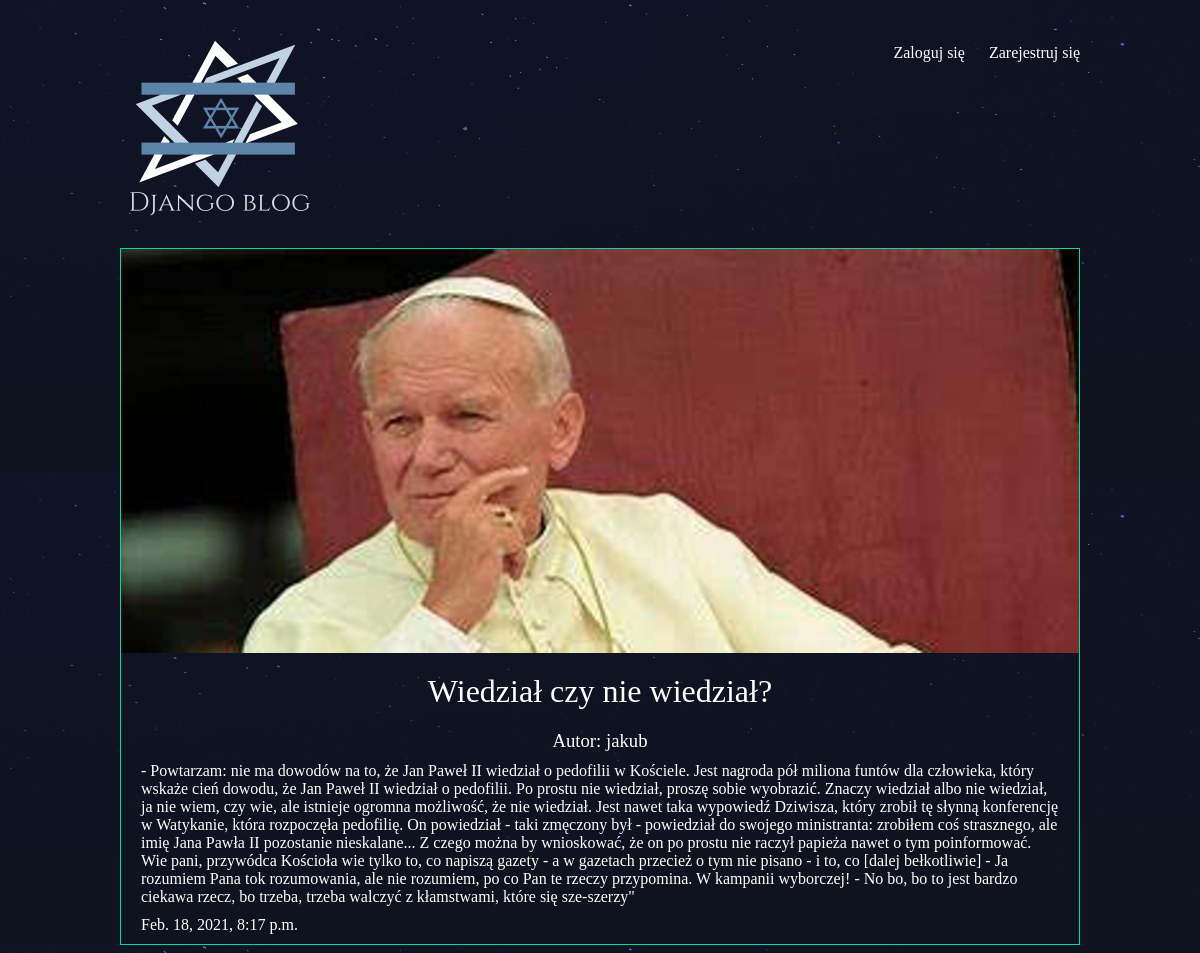
The page /articles/wiedzial-czy-nie-wiedzial/ on the database its author committed.
### articles/models.py (models this page shows, shortened)
class Article(models.Model):
    title = models.CharField(max_length=100)
    slug = models.SlugField()
    body = models.TextField()
    date = models.DateTimeField(auto_now_add=True)
    thumb = models.ImageField(default='default.png', blank=True)
    author = models.ForeignKey(User, default=None, on_delete=models.CASCADE)

### articles/views.py (the view)
# urls.py: path('<slug:slug>/', views.article_detail, name='detail'),
def article_detail(request, slug):
    article = Article.objects.get(slug=slug)
    return render(request, 'articles/article_detail.html', {'article': article})

### articles/templates/articles/article_detail.html
{% extends 'base_layout.html' %}
{% block content %}
<div class="article-detail">
    <div class="article">
        <img src="{{ article.thumb.url }}" />
        <h2>{{ article.title }}</h2>
        <h3>Autor:  {{ article.author.username }}</h3>
        <p>{{ article.body }}</p>
        <p>{{ article.date }}</p>
    </div>
</div>
{% endblock %}

### assets/styles.css (style rules this page uses)
body { background-color: #0f121f; background-image: url(/static/stars.png); background-repeat-y: no-repeat; color: #fff; }
body * { font-family: Ubuntu; }
h1, h2, h3, h4, h5 { font-weight: normal; margin: 0; }
.article { padding: 10px; border: 1px solid #00dba0; position: relative; padding-bottom: 40px; }
.article h2 { font-size: 1.2em; }
.article-detail .article { padding: 0; }
.article-detail .article img { max-width: 100%; }
.article-detail .article h2 { text-align: center; margin: 20px auto; font-size: 2em }
.article-detail .article h3 { text-align: center; }
.article-detail .article p { margin: 10px 20px }

### rows shown on the page
Article: thumb (picture), title "Wiedział czy nie wiedział?", author.username "jakub", body "- Powtarzam: nie ma dowodów na to, że Jan Paweł II wiedział o pedofilii w Kościele. Jest nagroda pół miliona funtów dla człowieka, który wskaże cień dowodu, że Jan Paweł II wiedział o pedofilii. Po prostu nie wiedział, proszę sobie wyobrazić. Znaczy wiedział albo nie wiedział, ja nie wiem, czy wie, ale istnieje ogromna możliwość, że nie wiedział. Jest nawet taka wypowiedź Dziwisza, który zrobił tę słynną konferencję w Watykanie, która rozpoczęła pedofilię. On powiedział - taki zmęczony był - powiedział do swojego ministranta: zrobiłem coś strasznego, ale imię Jana Pawła II pozostanie nieskalane... Z czego można by wnioskować, że on po prostu nie raczył papieża nawet o tym poinformować. Wie…", date "Feb. 18, 2021, 8:17 p.m."
